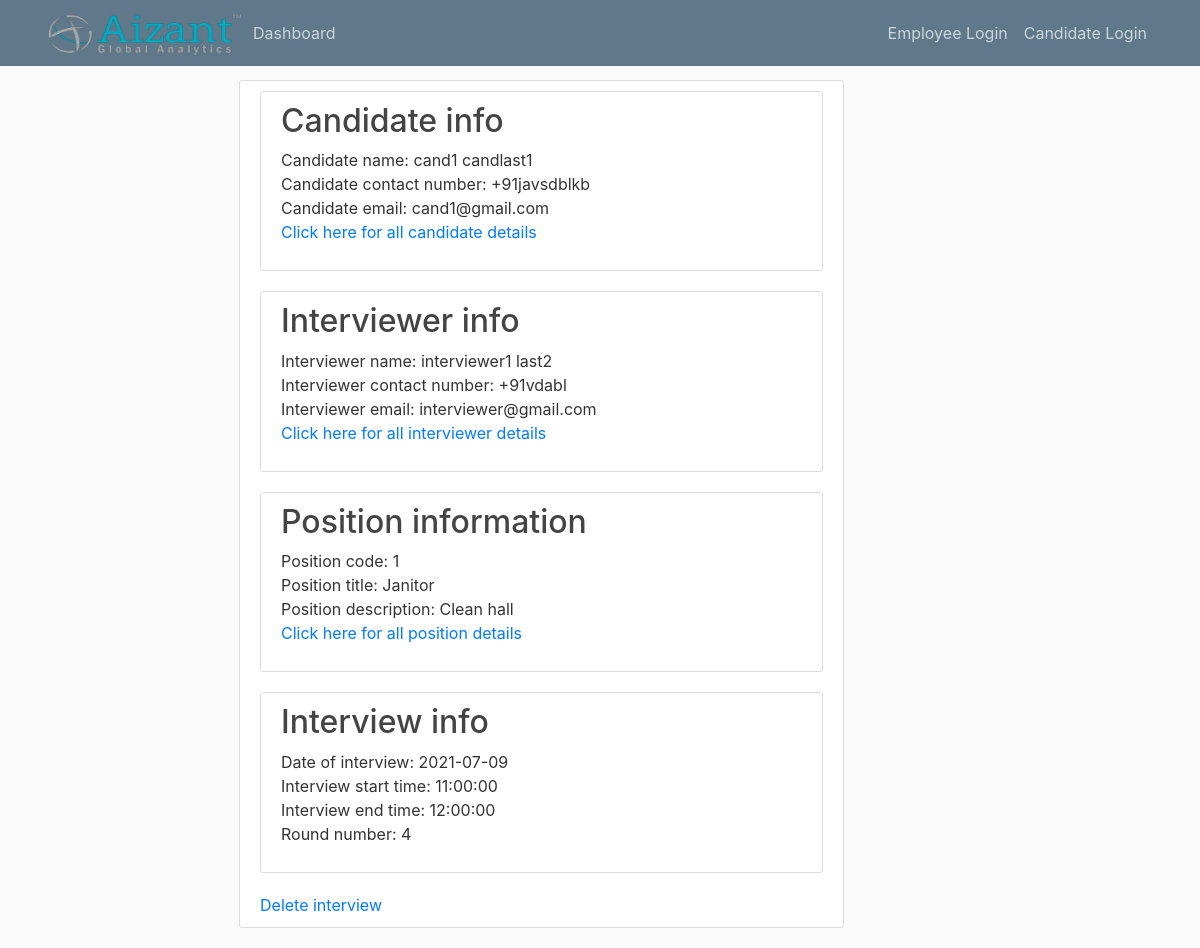
The page /interview/1 on the database as committed earlier.
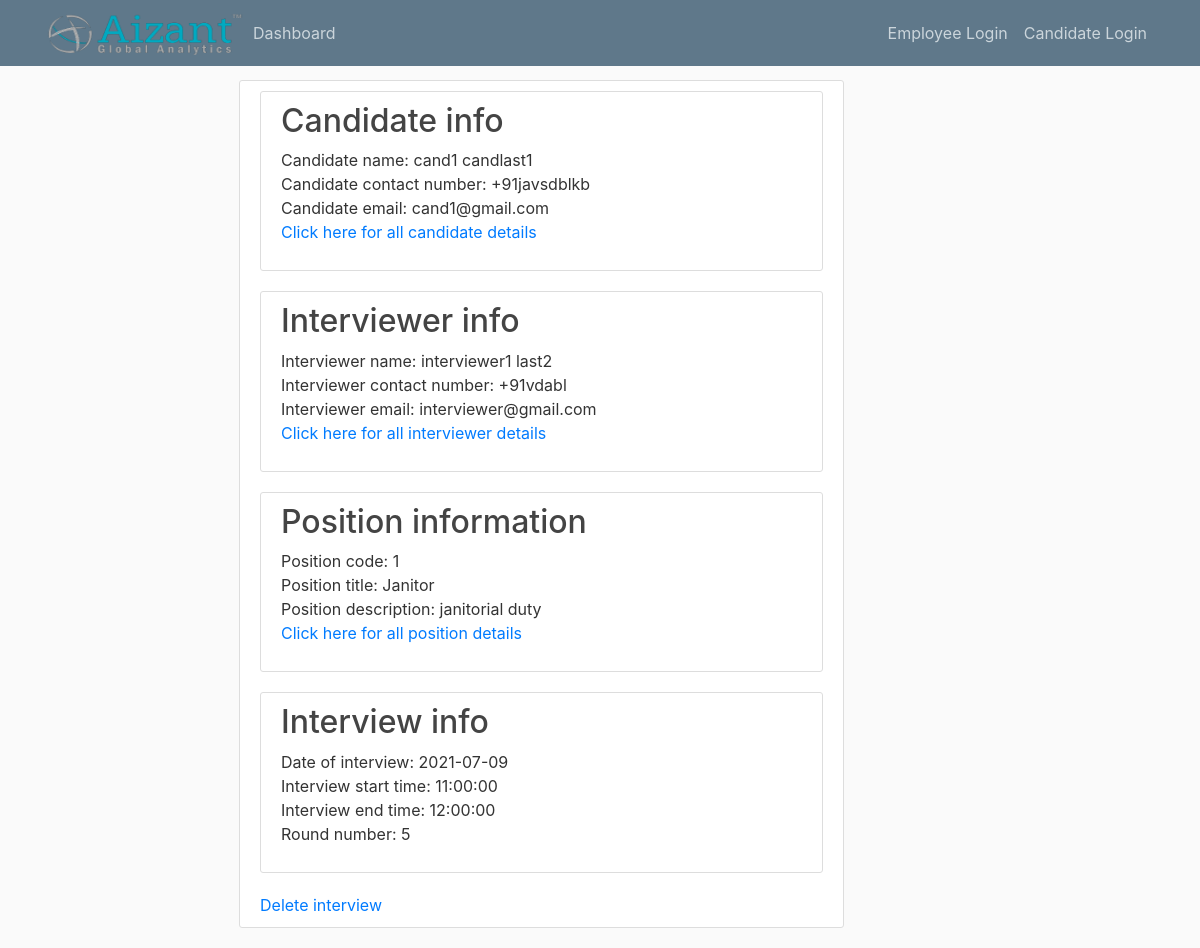
The same page on the database as committed later.
### app/models.py (models this page shows, shortened)
class Position(db.Model):
    id = db.Column(db.Integer, primary_key=True)
    title = db.Column(db.String)
    description = db.Column(db.String(500))
    required_number = db.Column(db.Integer)
    number_applied = db.Column(db.Integer)
    applications = db.relationship('Application', backref='application')

class Application(db.Model):
    id = db.Column(db.Integer, primary_key=True)
    position_id = db.Column(db.Integer, db.ForeignKey('position.id'))
    candidate_id = db.Column(db.Integer, db.ForeignKey('candidate.id'))
    round = db.Column(db.Integer, default=0)
    status = db.Column(db.String(10))

### app/routes.py (the view)
@app.route('/interview/<interview_id>', methods=['GET', 'POST'])
def view_interview(interview_id):
    curr_interview = Interview.query.filter_by(id=interview_id).first()
    interviewer = Interviewer.query.filter_by(id=curr_interview.interviewer_id).first()
    interviewer_emp = Employee.query.filter_by(id=interviewer.employee_id).first()
    current_application = Application.query.filter_by(id=curr_interview.application_id).first()
    candidate = Candidate.query.filter_by(id=current_application.candidate_id).first()
    job = Position.query.filter_by(id=current_application.position_id).first()
    return render_template('view_interview.html', position=job, candidate=candidate, interviewer=interviewer_emp,
                           interview=curr_interview, application=current_application)

### app/templates/view_interview.html
{% extends 'layout.html' %}
{% block content %}
    <div class="content-section">
        <div class="content-section">
            <h2>Candidate info</h2>
             <p>
                 Candidate name: {{ candidate.first_name + ' ' + candidate.last_name }}<br>
                 Candidate contact number: {{ candidate.contact_number }}<br>
                 Candidate email: {{ candidate.email }}<br>
                 <a href="#">Click here for all candidate details</a>
             </p>
        </div>
        <div class="content-section">
            <h2>Interviewer info</h2>
            <p>
                Interviewer name: {{ interviewer.first_name + ' ' + interviewer.last_name }}<br>
                Interviewer contact number: {{ interviewer.contact_number }}<br>
                Interviewer email: {{ interviewer.email }}
                <br>
                <a href="#">Click here for all interviewer details</a>
            </p>
        </div>
        <div class="content-section">
            <h2>Position information</h2>
            <p>
                Position code: {{ position.id }}<br>
                Position title: {{ position.title }}<br>
                Position description: {{ position.description }}
                <br>
                <a href="{{ url_for('view_position', position_id=position.id) }}">Click here for all position details</a>
            </p>
        </div>
        <div class="content-section">
            <h2>Interview info</h2>
            <p>
                Date of interview: {{ interview.date }}<br>
                Interview start time: {{ interview.start_time }}<br>
                Interview end time: {{ interview.end_time }}<br>
                Round number: {{ application.round }}
            </p>
        </div>
        <a href={{ url_for('delete_interview',interview_id=interview.id) }}>Delete interview</a>
    </div>
{% endblock %}

Rows that differ between the two databases and show on the page:
changed Position "Janitor": description "Clean hall" → "janitorial duty"
changed Application: round "4" → "5"
